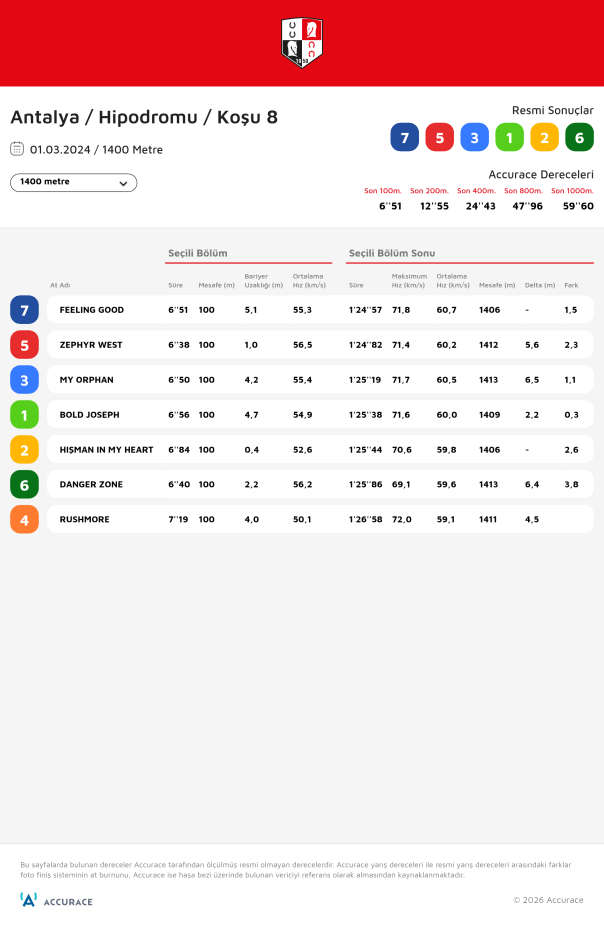
#> input picture data/accurace_ham/2024-03-01_antalya_8.png, 1812 x 2797 px (shown at 1/3 size)
$ python -i yabanci_foto.py   (imports and definitions only)
#> lines starting #> are read from the running program, lines starting #| are printed output that depends on the picture
"""Yabancı koşu ekran görüntüleri (15 Ekim 2026). Kaynak sitede bozuk olan ülkeler (Fransa, Güney Afrika, Avustralya,
Arjantin, Şili) için TJK sonuç ekranının görüntüsü -> OCR -> sıra, at no, ganyan.

Akış: site -> data/yabanci_foto/<tarih>_<saat>_<ulke>_<n>.<png|jpg> -> .github/workflows/yabanci_foto.yml -> bu modül.
Çıktı: data/yabanci_foto/metin/<ad>.txt (ham OCR, sonradan yeniden ayrıştırılabilir), data/yabanci_elle/kayit.csv,
       docs/data/yabanci_foto.json (sitede durum). Görüntü işlendikten sonra da saklanır (yeniden okunabilsin diye).
Ayrıştırıcı ilk sürüm: satırda baştaki tam sayılar (sıra, numara) + ondalıklı oran. Gerçek ekran örnekleriyle ayarlanacak."""
import os, re, sys, json, glob, subprocess, tempfile, datetime
import pandas as pd

KOK = os.path.dirname(os.path.dirname(os.path.abspath(__file__)))
FOTO = os.path.join(KOK, "data", "yabanci_foto")
METIN = os.path.join(FOTO, "metin")
CIKTI = os.path.join(KOK, "data", "yabanci_elle")
SITE = os.path.join(KOK, "docs", "data")
AD_RE = re.compile(r"(\d{4}-\d{2}-\d{2})_(\d{6})_([a-z-]+)_(\d+)\.(png|jpe?g|webp)$", re.I)
SATIR_RE = re.compile(r"^\D{0,3}(\d{1,2})\D{1,4}(\d{1,2})\b(.*)$")
ORAN_RE = re.compile(r"(?<![\d.,])(\d{1,4}),(\d{2})(?![\d.,])")     # ganyan virgüllü (4,35); kilo/derece (56.00, 1.12.45) karışmasın


def ocr(yol):
    """tesseract (tur+eng, iki sayfa düzeni denenir, daha çok satır çıkanı alınır). PIL ile 2x büyütme küçük yazıyı iyileştirir."""
    from PIL import Image, ImageOps
    im = Image.open(yol).convert("L")
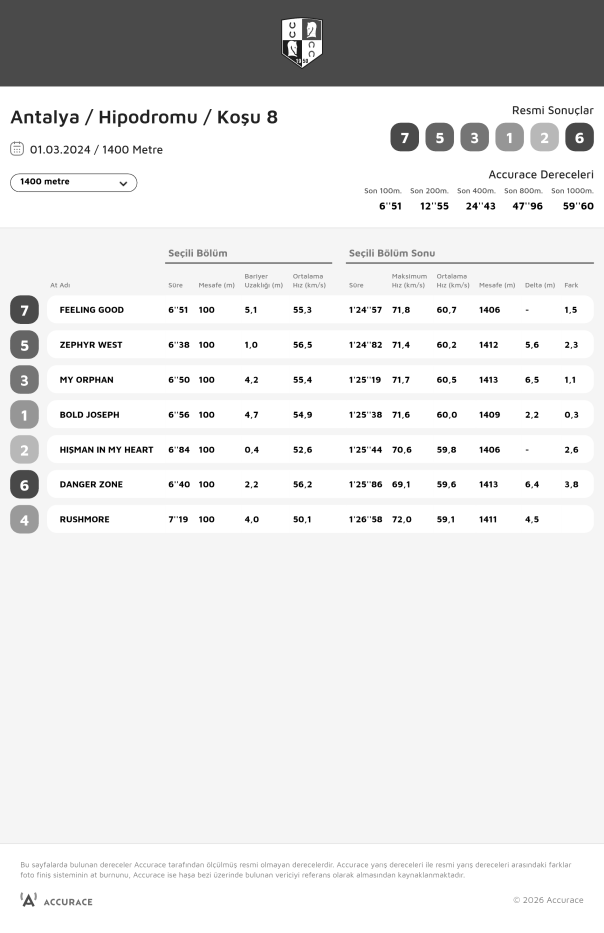
#> im: PIL image 1812x2797 L (shown at 1/3 size); min 0, max 255, mean 227.8
    if im.size[0] < 1400:
        im = im.resize((im.size[0] * 2, im.size[1] * 2))
    im = ImageOps.autocontrast(im)
    with tempfile.NamedTemporaryFile(suffix=".png", delete=False) as f:
        im.save(f.name); g = f.name
    en = ""
    for psm in ("6", "4"):
        r = subprocess.run(["tesseract", g, "-", "-l", "tur+eng", "--psm", psm], capture_output=True, text=True)
        if not r.stdout.strip():                                       # tur dili kurulu değilse
            r = subprocess.run(["tesseract", g, "-", "--psm", psm], capture_output=True, text=True)
        if len(parse(r.stdout)) > len(parse(en)):
            en = r.stdout
        elif not en:
            en = r.stdout
    os.unlink(g)
    return en


# [49 lines left out: functions parse, isle, not called in this run]


# [2 lines not run here, left out]

#> (the run stopped early here; a loop or call above may not have finished)
